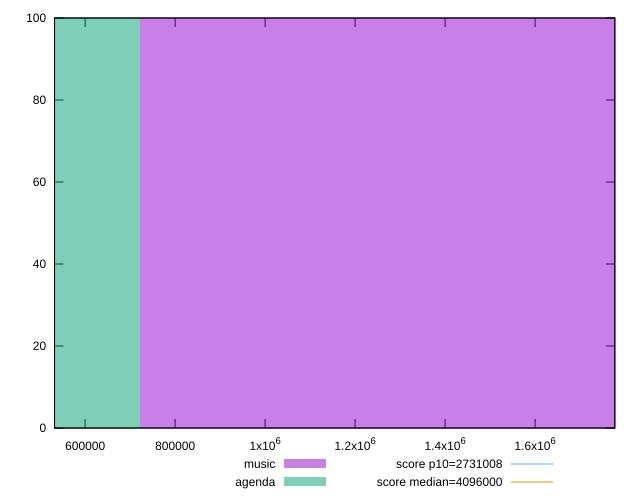

Write the gnuplot code that produced this figure.
reset

$music <<EOF
1441791.188344337 100
EOF

$agenda <<EOF
0 100
EOF

set key outside below
set boxwidth 1441791.188344337
set xrange [532007:1777150]
set yrange [0:100]
set trange [0:100]
set style fill transparent solid 0.5 noborder

set parametric
set terminal svg size 640, 500 enhanced background rgb 'white'
set output "reports/report_00031_2021-02-24T23-18-18.084Z/total-byte-weight/comparison/histogram/0_vs_1.svg"

plot $music title "music" with boxes, \
     $agenda title "agenda" with boxes, \
     2731008,t title "score p10=2731008", \
     4096000,t title "score median=4096000"

reset
